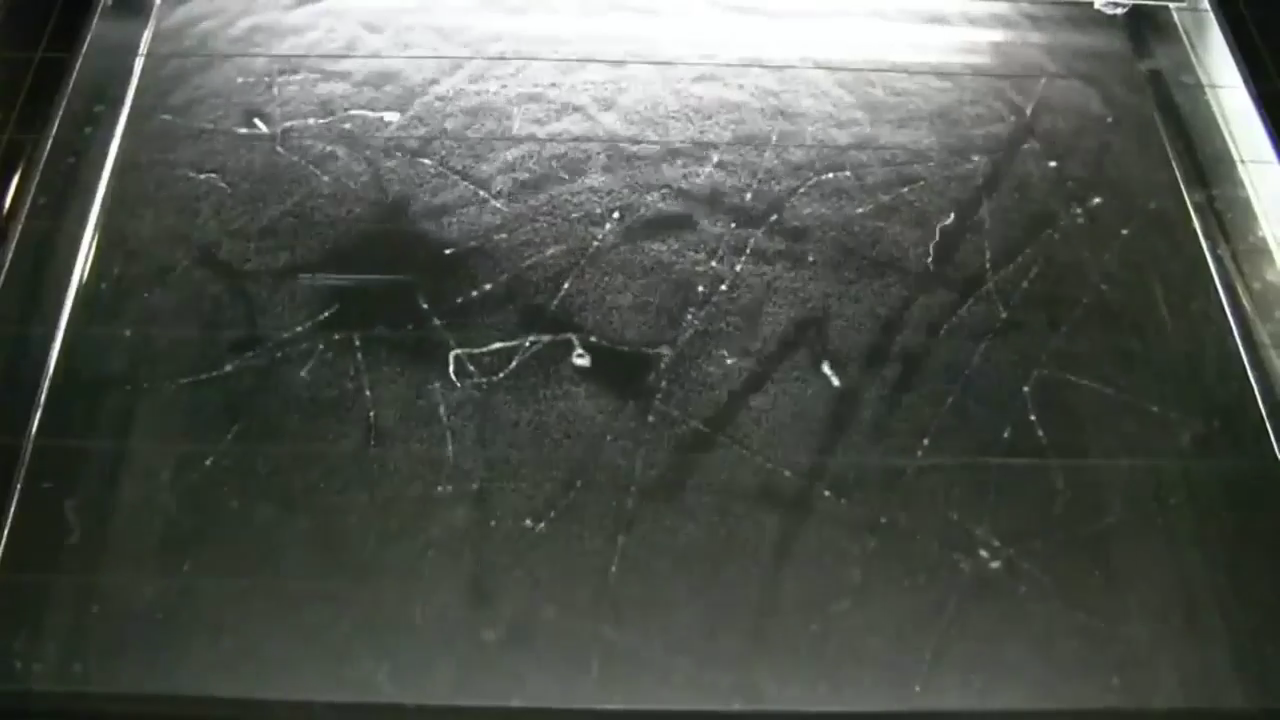
#> input picture frame 23 of cloud_chamber.mp4, 1280 x 720 px, given in place of highway.mp4, which was not available
$ python StockVideoDemo.py
#> lines starting #> are read from the running program, lines starting #| are printed output that depends on the picture; after the words box and inside, x2 and y2 are one past the last pixel; in counts of white or black regions, pixels touching at a corner belong together; pictures that were not available may be replaced by others from this repository, and a replacement may not be noted
import numpy as np
import cv2

cap = cv2.VideoCapture("highway.mp4")
#reading first frame
_, first_frame=cap.read()
#> first_frame is the input picture: shape (720, 1280, 3); mean B, G, R 78.7, 85.1, 80.7
#reading first frame grayscaled
first_gray=cv2.cvtColor(first_frame,cv2.COLOR_BGR2GRAY)
#first frame for gaussian blur
first_gauss=cv2.GaussianBlur(first_gray, (5, 5), 0)
while True:
    _, frame = cap.read()
    #grayscaling rest of the frames
    gray_frame=cv2.cvtColor(frame,cv2.COLOR_BGR2GRAY)
    #frames with gaussian blur
    gauss_frame = cv2.GaussianBlur(gray_frame, (5, 5), 0)
    #Difference between first frame and the rest in grayscale
    gray_diff=cv2.absdiff(first_gray,gray_frame)
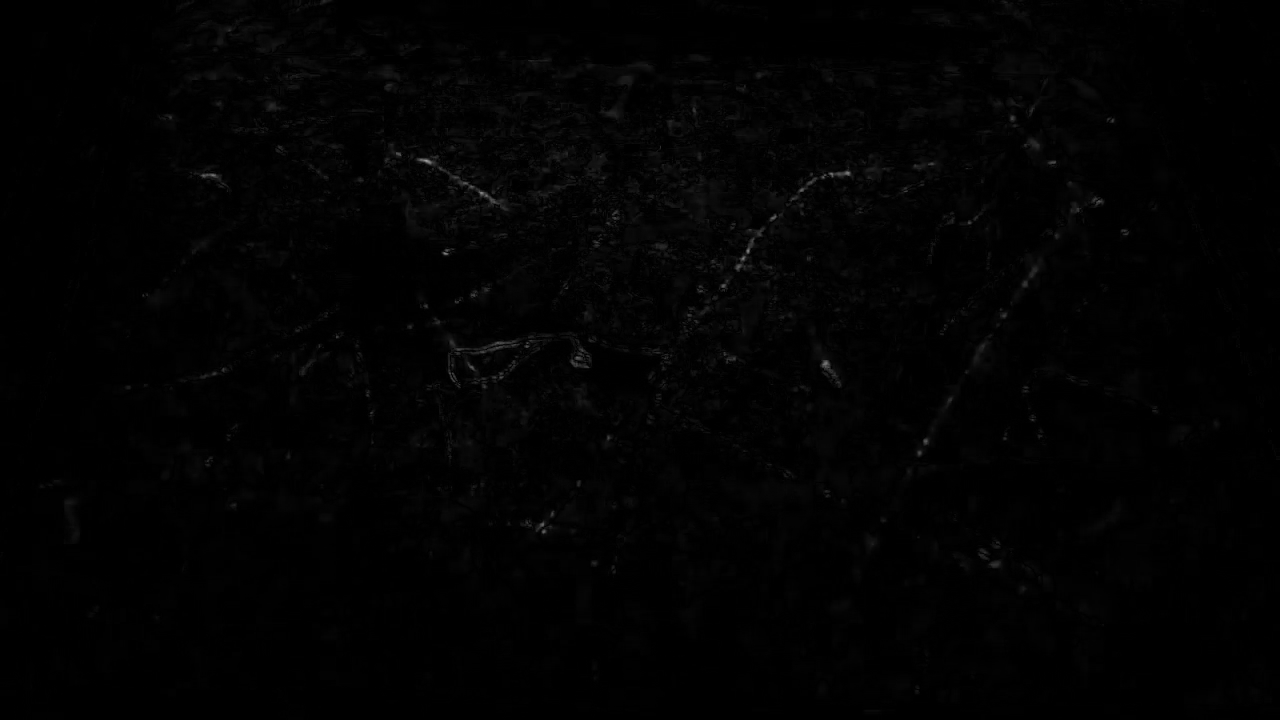
#> gray_diff: shape (720, 1280); min 0, max 162, mean 2.2
    #Difference between first frame and the rest in color
    difference=cv2.absdiff(first_frame,frame)
    #setting threshold for how clear we want the image to be (Values 0(black)-255(white))
    _, thresh_gray_diff=cv2.threshold(gray_diff,25,255,cv2.THRESH_BINARY)
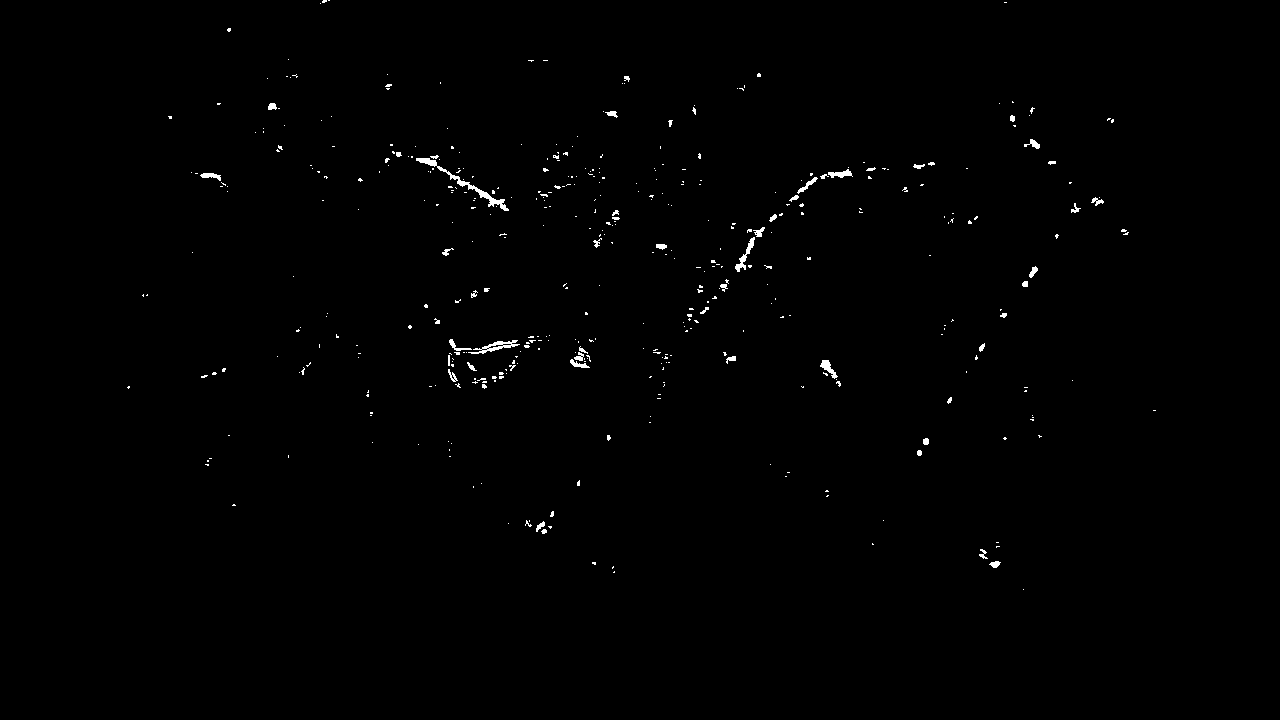
#> thresh_gray_diff: shape (720, 1280); 0.53% white; 436 white regions (384 under 20 px), largest, box (x1, y1, x2, y2) and area: (416, 158, 509, 211) 491, (468, 340, 520, 354) 247, (735, 237, 755, 272) 183
    #difference for gaussian blur
    gaus_diff=cv2.absdiff(first_gauss,gauss_frame)
    #displaying
    cv2.imshow("First frame",first_frame)
    cv2.imshow("Frame", frame)
    cv2.imshow("Difference",difference)
    cv2.imshow("Grayscaled Difference",gray_diff)
    cv2.imshow("Threshold Applied Grayscaled Difference",thresh_gray_diff)
    cv2.imshow("Gaussian Blur",gaus_diff)
    key = cv2.waitKey(30)
#> (key Esc is pressed here)
    if key == 27:
        break
cap.release()
cv2.destroyAllWindows()

$ run again, starting later in the video
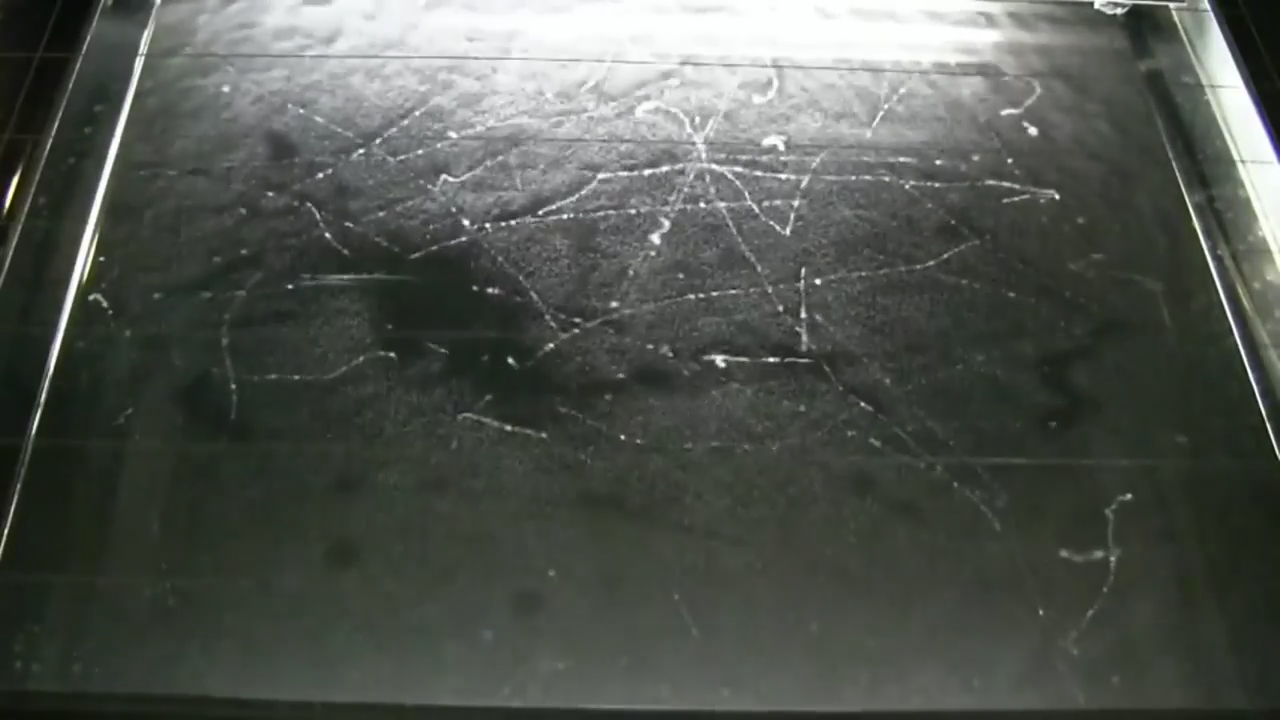
#> input picture frame 106 of cloud_chamber.mp4, 1280 x 720 px, given in place of highway.mp4, which was not available
#> first_frame is the input picture: shape (720, 1280, 3); mean B, G, R 79.8, 85.6, 81.6
#> `gray_diff=cv2.absdiff(first_gray,gray_frame)`:
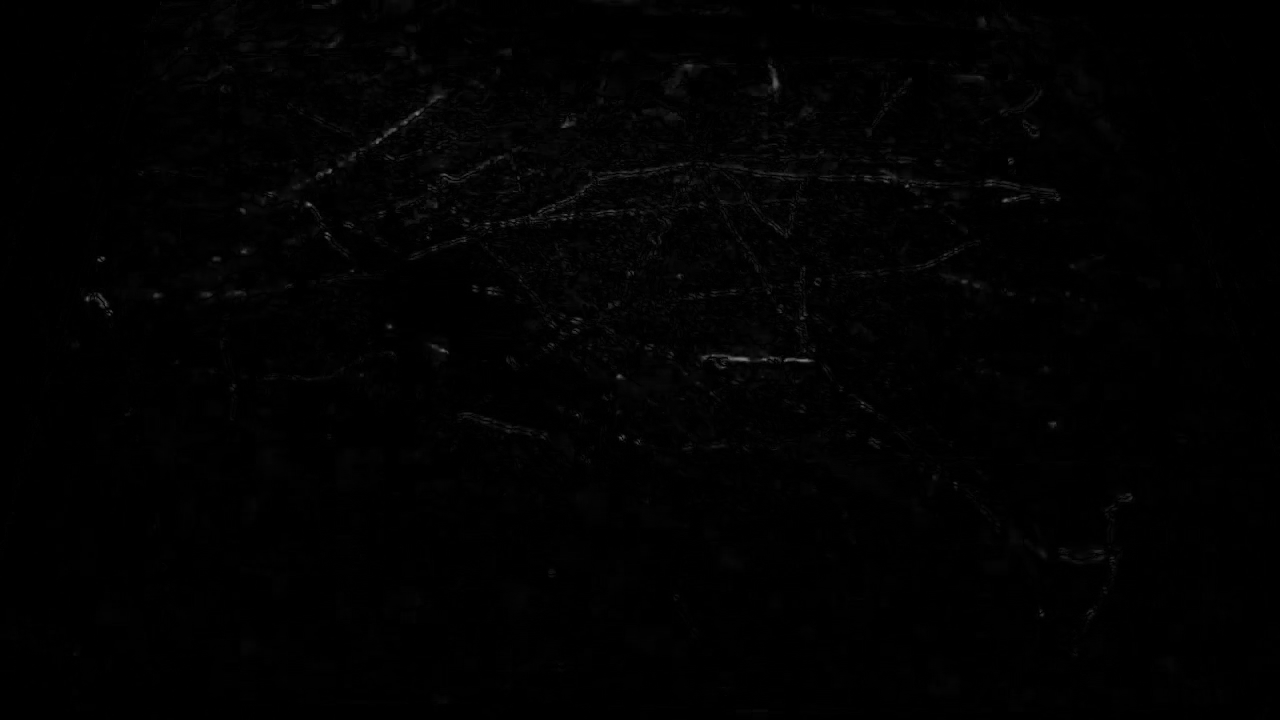
#> gray_diff: shape (720, 1280); min 0, max 123, mean 1.7
#> `_, thresh_gray_diff=cv2.threshold(gray_diff,25,255,cv2.THRESH_BINARY)`:
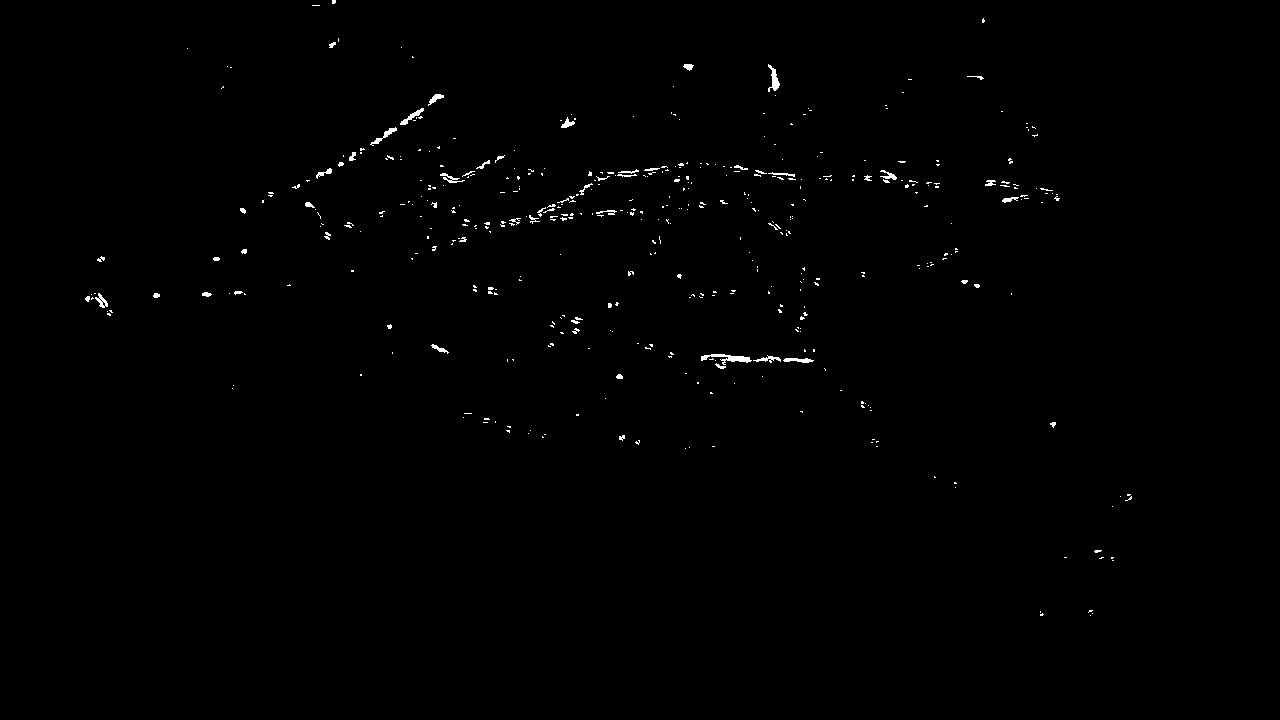
#> thresh_gray_diff: shape (720, 1280); 0.51% white in thin lines or dots, all inside (x1, y1, x2, y2) = (85, 0, 1132, 616)

$ run again, starting later in the video
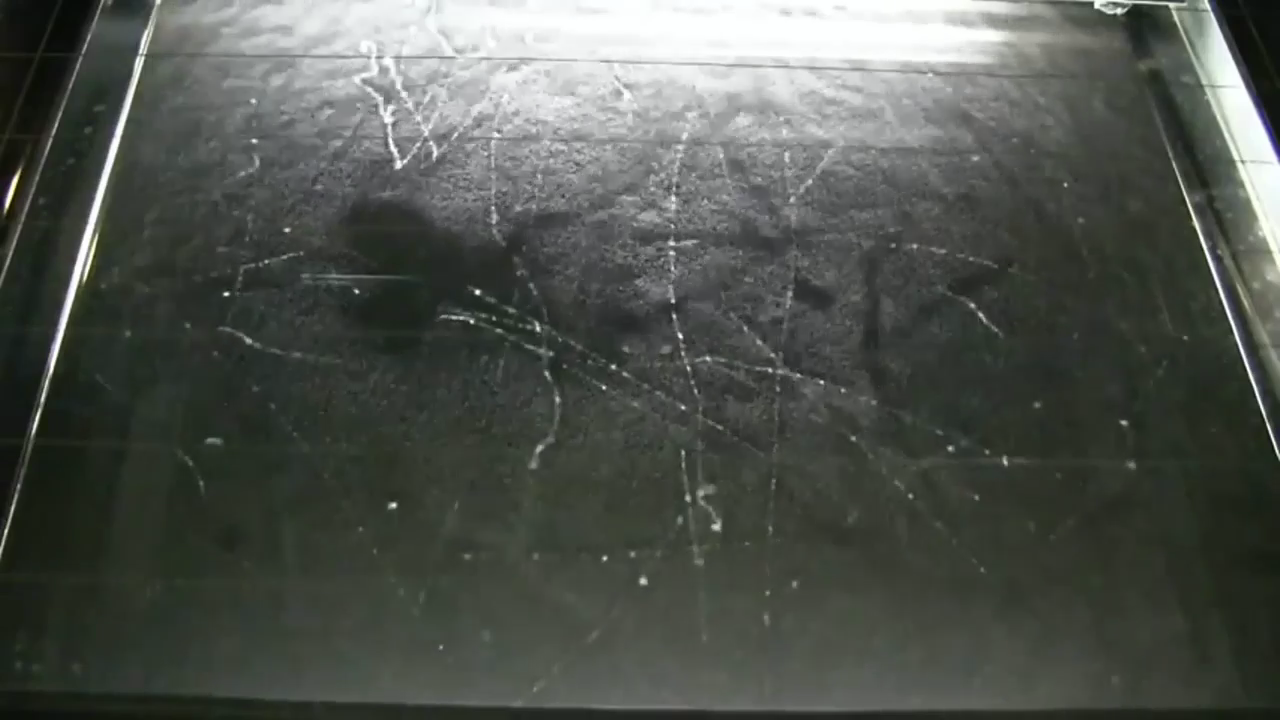
#> input picture frame 189 of cloud_chamber.mp4, 1280 x 720 px, given in place of highway.mp4, which was not available
#> first_frame is the input picture: shape (720, 1280, 3); mean B, G, R 78.2, 84.3, 80
#> `gray_diff=cv2.absdiff(first_gray,gray_frame)`:
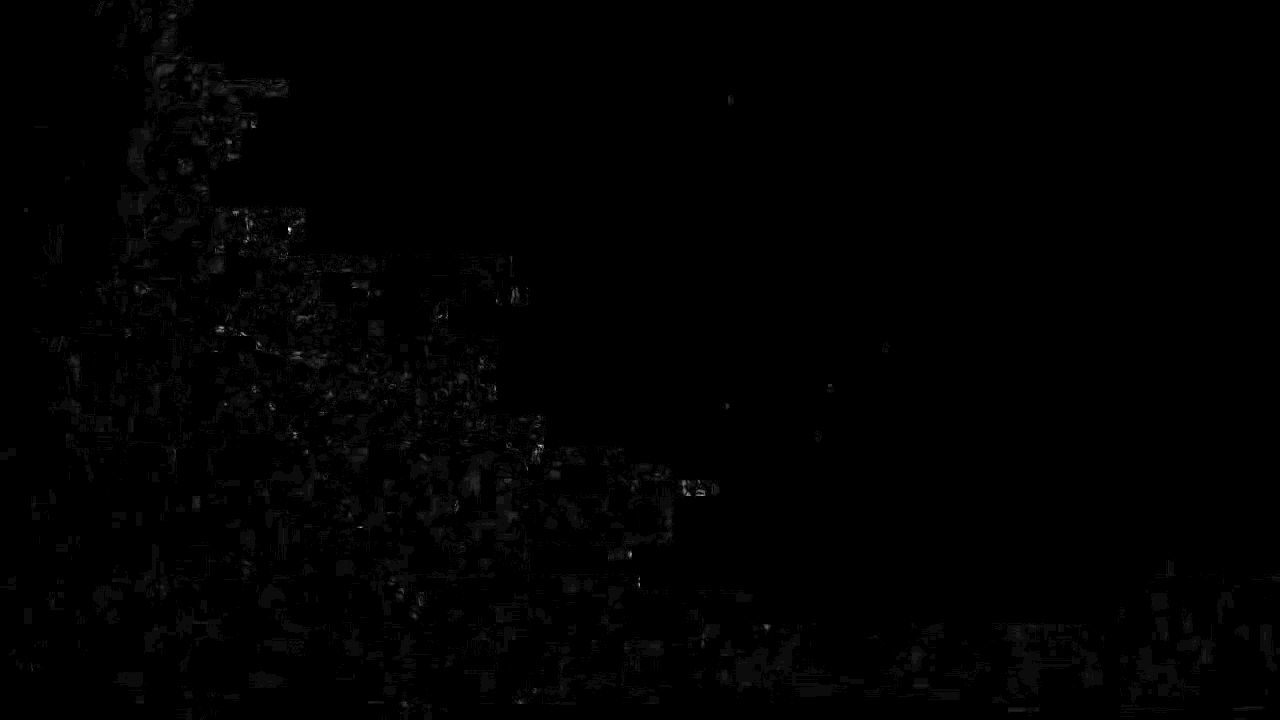
#> gray_diff: shape (720, 1280); min 0, max 21, mean 0.1; drawn with min black and max white
#> thresh_gray_diff: shape (720, 1280); every value is 0
